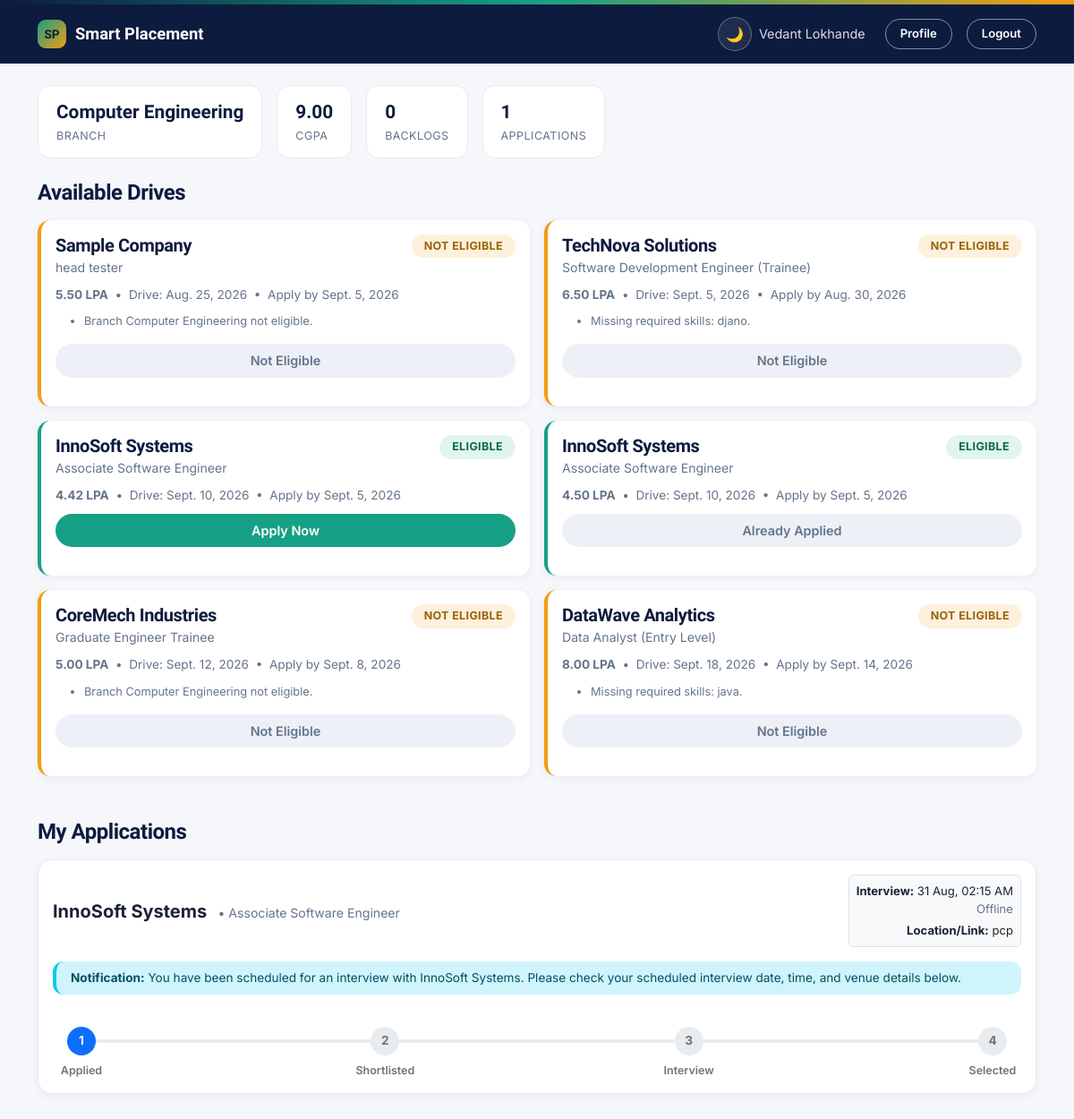
The app's page / (signed in), older data.
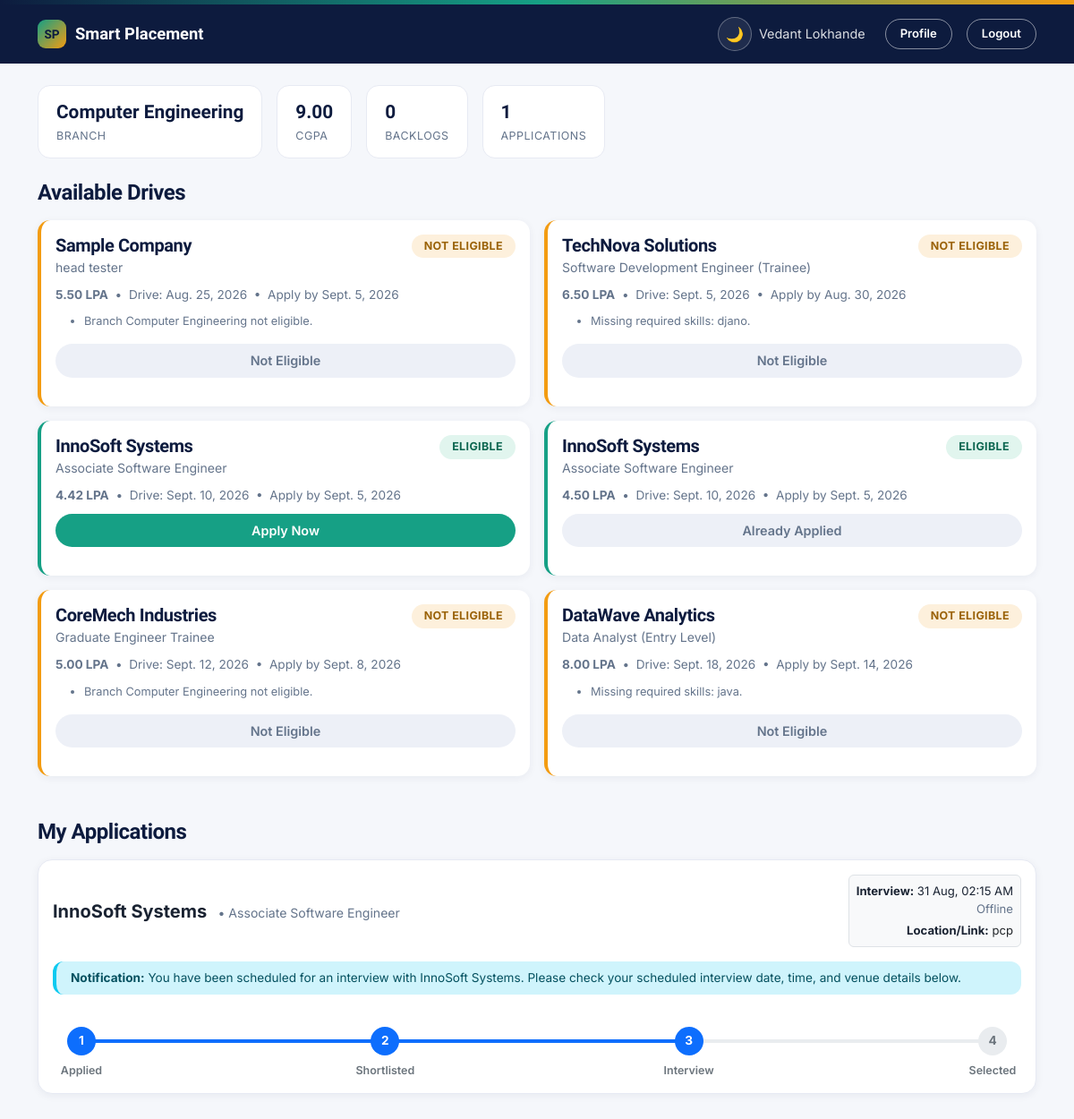
The same page, newer data.
### placements/models.py (models this page shows, shortened)
class Application(models.Model):
    STATUS_CHOICES = [
        ('APPLIED', 'Applied'),
        ('SHORTLISTED', 'Shortlisted'),
        ('INTERVIEW', 'Interview'),
        ('SELECTED', 'Selected'),
        ('REJECTED', 'Rejected'),
    ]
    INTERVIEW_MODE_CHOICES = [
        ('ONLINE', 'Online'),
        ('OFFLINE', 'Offline'),
    ]
    student = models.ForeignKey(Student, on_delete=models.CASCADE, related_name='applications')
    company = models.ForeignKey(Company, on_delete=models.CASCADE, related_name='applications')
    status = models.CharField(max_length=20, choices=STATUS_CHOICES, default='APPLIED')
    applied_on = models.DateTimeField(auto_now_add=True)
    updated_on = models.DateTimeField(auto_now=True)
    remarks = models.TextField(blank=True)
    interview_datetime = models.DateTimeField(blank=True, null=True)
    interview_mode = models.CharField(max_length=10, choices=INTERVIEW_MODE_CHOICES, blank=True)
    interview_location = models.CharField(
        max_length=300, blank=True,
        help_text="Venue address (offline) or meeting link (online)"
    )
    class Meta:
        unique_together = ('student', 'company')
        ordering = ['-applied_on']
    def has_interview_scheduled(self):
        return bool(self.interview_datetime)

class Company(models.Model):
    user = models.OneToOneField(
        User, on_delete=models.SET_NULL, null=True, blank=True,
        related_name='company_profile',
        help_text="Login account for this company, created by the Placement Cell (optional)."
    )
    name = models.CharField(max_length=200)
    description = models.TextField(blank=True)
    job_role = models.CharField(max_length=200)
    package_lpa = models.DecimalField(max_digits=6, decimal_places=2, help_text="Package in LPA")
    drive_date = models.DateField()
    application_deadline = models.DateField()
    eligible_branches = models.CharField(
        max_length=200, blank=True,
        help_text="Comma-separated branch codes, e.g. CSE,IT (leave blank for all branches)"
    )
    min_cgpa = models.DecimalField(max_digits=4, decimal_places=2, default=0)
    max_backlogs_allowed = models.PositiveIntegerField(default=0)
    required_skills = models.CharField(
        max_length=300, blank=True,
        help_text="Comma-separated, optional. Leave blank if no specific skill required."
    )
    def eligible_branch_list(self):
        if not self.eligible_branches.strip():
            return None  # None means "all branches allowed"
        return [b.strip().upper() for b in self.eligible_branches.split(',') if b.strip()]
    def required_skill_list(self):
        return [s.strip().lower() for s in self.required_skills.split(',') if s.strip()]
    def is_eligible(self, student: Student):
        reasons = []
        branches = self.eligible_branch_list()
        if branches is not None and student.branch not in branches:
            reasons.append(f"Branch {student.get_branch_display()} not eligible.")
        if student.cgpa < self.min_cgpa:
            reasons.append(f"CGPA {student.cgpa} below required {self.min_cgpa}.")
        if student.backlogs > self.max_backlogs_allowed:
            reasons.append(f"Backlogs ({student.backlogs}) exceed allowed ({self.max_backlogs_allowed}).")
        required = self.required_skill_list()
        if required:
            student_skills = [s.lower() for s in student.skills_list()]
            missing = [s for s in required if s not in student_skills]
            if missing:
                reasons.append(f"Missing required skills: {', '.join(missing)}.")
        return (len(reasons) == 0, reasons)

### placements/views.py (the view)
# urls.py: path('', views.dashboard_view, name='dashboard'),
@login_required
def dashboard_view(request):
    if hasattr(request.user, 'company_profile'):
        return redirect('company_dashboard')
    student = get_object_or_404(Student, user=request.user)
    applications = student.applications.select_related('company')
    applied_company_ids = set(applications.values_list('company_id', flat=True))
    companies = []
    for company in Company.objects.all().order_by('drive_date'):
        eligible, reasons = company.is_eligible(student)
        companies.append({
            'company': company,
            'eligible': eligible,
            'reasons': reasons,
            'already_applied': company.id in applied_company_ids,
        })
    return render(request, 'placements/dashboard.html', {
        'student': student,
        'companies': companies,
        'applications': applications,
    })

### placements/models.py (called while the page is built)
    def skills_list(self):
        return [s.strip() for s in self.skills.split(',') if s.strip()]

### placements/templates/placements/dashboard.html (shortened to what the changed rows need)
{% extends 'placements/base.html' %}
{% block content %}
<div class="d-flex flex-column gap-3">
  {% for app in applications %}
  <div class="ps-card py-3">
    <div class="d-flex flex-column flex-sm-row justify-content-between align-items-start align-items-sm-center mb-3 gap-2">
        <div>
            <strong class="fs-5">{{ app.company.name }}</strong>
            <span class="text-muted ms-sm-2 d-block d-sm-inline" style="font-size:0.88rem;">• {{ app.company.job_role }}</span>
        </div>
        {% if app.has_interview_scheduled %}
            <div style="font-size:0.82rem;" class="text-start text-sm-end bg-light p-2 rounded border">
                <div><strong>Interview:</strong> {{ app.interview_datetime|date:"d M, h:i A" }}</div>
                <div class="text-muted">{{ app.get_interview_mode_display }}</div>
                {% if app.interview_location %}
                    <div class="mt-1">
                        <strong>Location/Link:</strong>
                        {% if "http" in app.interview_location %}
                            <a href="{{ app.interview_location }}" target="_blank" class="text-primary text-decoration-underline">Join Meeting</a>
                        {% else %}
                            <span class="text-dark">{{ app.interview_location }}</span>
                        {% endif %}
                    </div>
                {% endif %}
            </div>
        {% endif %}
    </div>
    {% if app.remarks %}
        <div class="alert alert-info py-2 px-3 mb-3" style="font-size: 0.85rem; border-left: 4px solid #0dcaf0;">
            <strong>Notification:</strong> {{ app.remarks }}
        </div>
    {% endif %}
    <div class="stepper-wrap px-1 px-sm-3">
        {% if app.status == 'REJECTED' %}
            <span class="status-pill rejected">Rejected</span>
        {% else %}
        <div class="stepper">
            <div class="node done applied">1</div>
            <div class="line {% if app.status == 'SHORTLISTED' or app.status == 'INTERVIEW' or app.status == 'SELECTED' %}done{% endif %}"></div>
            <div class="node {% if app.status == 'SHORTLISTED' or app.status == 'INTERVIEW' or app.status == 'SELECTED' %}done shortlisted{% endif %}">2</div>
            <div class="line {% if app.status == 'INTERVIEW' or app.status == 'SELECTED' %}done{% endif %}"></div>
            <div class="node {% if app.status == 'INTERVIEW' or app.status == 'SELECTED' %}done interview{% endif %}">3</div>
            <div class="line {% if app.status == 'SELECTED' %}done{% endif %}"></div>
            <div class="node {% if app.status == 'SELECTED' %}done selected{% endif %}">4</div>
        </div>
        <div class="stepper-labels">
            <div class="step-label">Applied</div>
            <div class="step-label">Shortlisted</div>
            <div class="step-label">Interview</div>
            <div class="step-label">Selected</div>
        </div>
        {% endif %}
    </div>
  </div>
  {% empty %}
  <div class="empty-state">You haven't applied anywhere yet — eligible drives are listed above.</div>
  {% endfor %}
</div>
{% endblock %}

Row changes from the older to the newer data that the page shows:
changed Application "31 Aug, 02:15 AM": status "APPLIED" → "INTERVIEW" (drawn)
